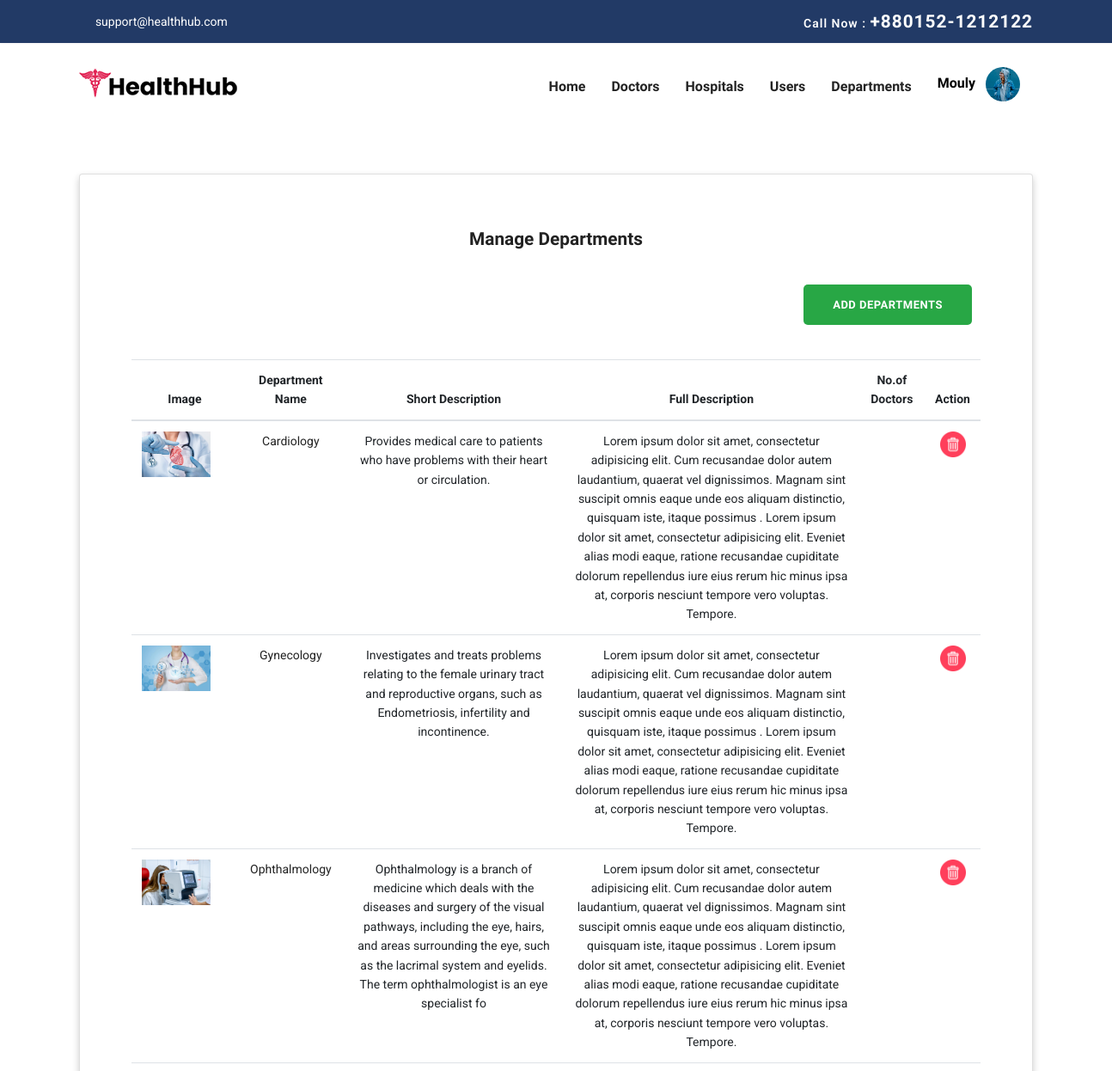
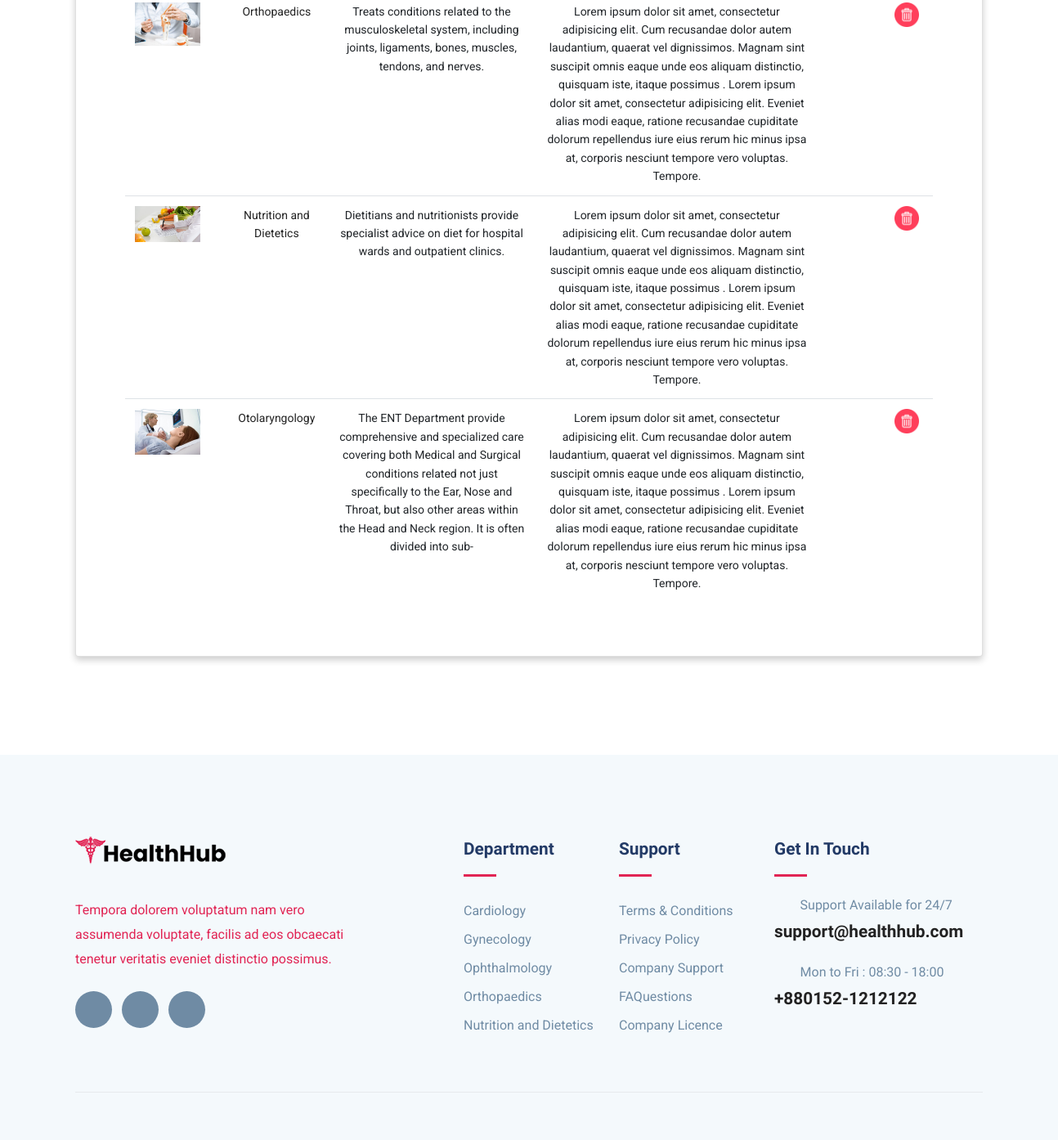
Screenshot of /admin_departments.php (signed in) with the database file from the repository (2 pictures, top to bottom).
### tables this page shows
CREATE TABLE `department` (
  `dep_id` int(11) NOT NULL,
  `sched_id` int(11) NOT NULL DEFAULT 1,
  `image` varchar(250) NOT NULL,
  `dep_name` varchar(50) NOT NULL,
  `dep_short_description` varchar(250) NOT NULL,
  `dep_full_description` varchar(500) NOT NULL
);

### admin_departments.php (the view, shortened to what this page needs)
<?php
include_once("./database/config.php");
?>
<!DOCTYPE html>
<html lang="zxx">
<head>
    <link rel="stylesheet" href="plugins/bootstrap/css/bootstrap.min.css">
    <link rel="stylesheet" href="plugins/icofont/icofont.min.css">
    <link rel="stylesheet" href="plugins/slick-carousel/slick/slick.css">
    <link rel="stylesheet" href="plugins/slick-carousel/slick/slick-theme.css">
    <link rel="stylesheet" href="css/style.css">
</head>
<body id="top">
    <?php include_once("./templates/admin_header.php");?>
    <section class="home-section" style="padding-bottom: 70px;">
        <div style="padding: 50px 0; margin:0 20px;">
            <div class="container">
                <div class="row">
                    <div class="col-md-12">
                        <div class="card mx-auto"
                            style="text-align:center;padding-top:30px;padding-bottom:50px;box-shadow: 0 4px 8px 0 rgba(0, 0, 0, 0.2); ">
                            <h4 style="padding:30px;">Manage Departments</h4>
                            <div class="butt" style="text-align:right; padding-right:70px; padding-bottom:40px;">
                                <a href="admin_add_department.php" class="btn btn-success">Add Departments</a>
                            </div>
                            <div class="card-body text-center" style="padding:0 60px;">
                                <table class="table" style="font-size: 14px;">
                                    <thead>
                                        <th>Image</th>
                                        <th>Department Name</th>
                                        <th>Short Description</th>
                                        <th>Full Description</th>
                                        <th>No.of Doctors</th>
                                        <th>Action</th>
                                    </thead>
                                    <tbody>
                                        <?php
                                            $sql = "SELECT * FROM department";
                                            $result = mysqli_query($conn, $sql);
                                            if($result){
                                                while($row=mysqli_fetch_assoc($result)){
                                                    $dep_name=$row['dep_name'];
                                                    $image=$row['image'];
                                                    $dep_short_description=$row['dep_short_description'];
                                                    $dep_full_description=$row['dep_full_description'];
                                        ?>
                                        <tr>
                                            <td><img src="./images/users/<?php echo $image ?>" style="width:80px;" alt="profile"> <span style="padding-left:20px;"></span></td>
                                            <td><a href="#"><?php echo $dep_name ?></a></td>
                                            <td><?php echo $dep_short_description ?></td>
                                            <td><?php echo $dep_full_description ?></td>
                                            <td><?php  ?></td>
                                            <td style="font-size:14px; font-weight:600;">
                                                            <a href="admin_delete_department.php?id=<?php echo $doc_id ?>"style="padding:1px; border-radius:50%"><img src="./images/trash.png"  alt="" width="30" height="30"></a>
                                                        </td>
                                        </tr>
                                        <?php
                                                }
                                            }
                                        ?>
                                    </tbody>
                                </table>
                            </div>
                        </div>
                    </div>
                </div>
            </div>
        </div>
    </section>
    <?php include_once("./templates/footer.php");?>
</body>
</html>

### templates/admin_header.php (shortened to what this page needs)
<?php
include_once("./database/config.php");
$username = $_SESSION['username'];
$sql = "SELECT * FROM admin WHERE username='$username'";
$result = mysqli_query($conn, $sql);
$row=mysqli_fetch_assoc($result);
$imag= $row['image'];
$username= $_SESSION['username'];
?>
<header>
	<div class="header-top-bar">
		<div class="container">
			<div class="row align-items-center">
				<div class="col-lg-6">
					<ul class="top-bar-info list-inline-item pl-0 mb-0">
						<li class="list-inline-item"><a href="mailto:support@healthhub.com"><i
									class="icofont-support-faq mr-2"></i>support@healthhub.com</a></li>
					</ul>
				</div>
				<div class="col-lg-6">
					<div class="text-lg-right top-right-bar mt-2 mt-lg-0">
						<a href="tel:+880152-1212122">
							<span>Call Now : </span>
							<span class="h4">+880152-1212122</span>
						</a>
					</div>
				</div>
			</div>
		</div>
	</div>
	<nav class="navbar navbar-expand-lg navigation" id="navbar">
		<div class="container">
			<a class="navbar-brand" href="user_home.php"><img src="images/logo.png" alt="" class="img-fluid"></a>
			<div class="collapse navbar-collapse" id="navbarmain">
				<ul class="navbar-nav ml-auto">
					<li class="nav-item active"><a class="nav-link" href="admin_home.php">Home</a></li>
					<li class="nav-item"><a class="nav-link" href="admin_doctors.php">Doctors</a></li>
					<li class="nav-item"><a class="nav-link" href="admin_hospitals.php">Hospitals</a></li>
					<li class="nav-item"><a class="nav-link" href="admin_users.php">Users</a></li>
					<li class="nav-item"><a class="nav-link" href="admin_departments.php">Departments</a></li>
					<div class="col-2">
						<div class="nav-item dropdown">
							<a class="dropdown-toggle" href="#" style="color:white; font-weight:500" role="button"
								id="dropdownMenuLink" data-bs-toggle="dropdown" aria-expanded="false">
								<span style="color:black;font-weight: 600;font-family: 'Exo', sans-serif;text-transform: capitalize; font-size:16px;"><?php echo $username?></span>&nbsp;&nbsp;
								<img src="./images/users/<?php echo $imag?>" class="rounded-circle" height="40" alt=""
									loading="lazy" />
							</a>
						</div>
					</div>
				</ul>
			</div>
		</div>
	</nav>
</header>

### templates/footer.php (shortened to what this page needs)
<?php
include_once("./database/config.php");
?>
	<footer class="footer section gray-bg">
		<div class="container">
			<div class="row">
				<div class="col-lg-4 mr-auto col-sm-6">
					<div class="widget mb-5 mb-lg-0">
						<div class="logo mb-4">
							<img src="images/logo.png" alt="" class="img-fluid">
						</div>
						<p>Tempora dolorem voluptatum nam vero assumenda voluptate, facilis ad eos obcaecati tenetur
							veritatis eveniet distinctio possimus.</p>
						<ul class="list-inline footer-socials mt-4">
							<li class="list-inline-item"><a href="https://www.facebook.com/themefisher"><i
										class="icofont-facebook"></i></a></li>
							<li class="list-inline-item"><a href="https://twitter.com/themefisher"><i
										class="icofont-twitter"></i></a></li>
							<li class="list-inline-item"><a href="https://www.pinterest.com/themefisher/"><i
										class="icofont-linkedin"></i></a></li>
						</ul>
					</div>
				</div>
				<div class="col-lg-2 col-md-6 col-sm-6">
					<div class="widget mb-5 mb-lg-0">
						<h4 class="text-capitalize mb-3">Department</h4>
						<div class="divider mb-4"></div>
						<ul class="list-unstyled footer-menu lh-35">
						<?php
							$sql = "SELECT * FROM department LIMIT 5";
							$result = mysqli_query($conn, $sql);
							if($result){
								while($row=mysqli_fetch_assoc($result)){
									$name=$row['dep_name'];
									$id=$row['dep_id'];
						?>
							<li><a href="department-single.php?id=<?php echo $id ?>"><?php echo $name?></a></li>
							<?php
									}
								}
							?>
						</ul>
					</div>
				</div>
				<div class="col-lg-2 col-md-6 col-sm-6">
					<div class="widget mb-5 mb-lg-0">
						<h4 class="text-capitalize mb-3">Support</h4>
						<div class="divider mb-4"></div>
						<ul class="list-unstyled footer-menu lh-35">
							<li><a href="#">Terms & Conditions</a></li>
							<li><a href="#">Privacy Policy</a></li>
							<li><a href="#">Company Support </a></li>
							<li><a href="#">FAQuestions</a></li>
							<li><a href="#">Company Licence</a></li>
						</ul>
					</div>
				</div>
				<div class="col-lg-3 col-md-6 col-sm-6">
					<div class="widget widget-contact mb-5 mb-lg-0">
						<h4 class="text-capitalize mb-3">Get in Touch</h4>
						<div class="divider mb-4"></div>
						<div class="footer-contact-block mb-4">
							<div class="icon d-flex align-items-center">
								<i class="icofont-email mr-3"></i>
								<span class="h6 mb-0">Support Available for 24/7</span>
							</div>
							<h4 class="mt-2"><a href="tel:+23-345-67890">support@healthhub.com</a></h4>
						</div>
						<div class="footer-contact-block">
							<div class="icon d-flex align-items-center">
								<i class="icofont-support mr-3"></i>
								<span class="h6 mb-0">Mon to Fri : 08:30 - 18:00</span>
							</div>
							<h4 class="mt-2"><a href="tel:+23-345-67890">+880152-1212122</a></h4>
						</div>
					</div>
				</div>
			</div>
			<div class="footer-btm py-4 mt-5">
			</div>
		</div>
	</footer>

### css/style.css (style rules this page uses)
html { overflow-x: hidden; }
body { line-height: 1.6; font-family: "Roboto", sans-serif; -webkit-font-smoothing: antialiased; font-size: 16px; color: #e12454; font-weight: 400; }
h1, .h1, h2, .h2, h3, .h3, h4, .h4, h5, .h5, h6, .h6 { font-family: "Exo", sans-serif; font-weight: 700; color: #222; }
h4, .h4 { font-size: 1.3rem; line-height: 30px; }
h6, .h6 { font-size: 1rem; }
p { line-height: 30px; }
.btn { display: inline-block; font-size: 14px; font-size: 0.8125rem; font-weight: 700; letter-spacing: .5px; padding: .75rem 2rem; font-family: "Exo", sans-serif; text-transform: uppercase; border-radius: 5px; border: 2px solid transparent; transition: all .35s ease; }
.section { padding: 100px 0; }
a { color: #222; text-decoration: none; transition: all .35s ease; }
.gray-bg { background: #f4f9fc; }
#navbarmain { padding: 20px 0px; }
#navbarmain .nav-link { font-weight: 600; padding: 10px 15px; color: #222; font-family: "Exo", sans-serif; text-transform: capitalize; font-size: 16px; transition: all .25s ease; }
.dropdown-toggle::after { display: none; }
.navbar-brand { margin-top: 10px; }
.header-top-bar { background: #223a66; font-size: 14px; padding: 10px 0px; box-shadow: 0 1px 2px rgba(0, 0, 0, 0.05); color: #fff; }
.top-bar-info li a { color: #fff; margin-right: 20px; }
.top-right-bar a span { color: #fff; font-weight: 600; letter-spacing: 1px; }
.divider { width: 40px; height: 5px; background: #e12454; }
.lh-35 { line-height: 35px; }
.footer { padding-bottom: 10px; }
.logo { font-weight: 600; letter-spacing: 1px; }
.widget .divider { height: 3px; }
.widget h4 { color: #223a66; }
.widget .footer-menu a { color: #6F8BA4; }
.footer-contact-block span { font-weight: 400; color: #6F8BA4; }
.footer-contact-block i { font-size: 20px; }
.footer-btm { border-top: 1px solid rgba(0, 0, 0, 0.06); }
.footer-socials li a { width: 45px; height: 45px; background: #6F8BA4; color: #fff; display: inline-block; text-align: center; border-radius: 100%; padding-top: 12px; }

### rows the page displays
department: image (picture), dep_name "Cardiology", dep_short_description "Provides medical care to patients who have problems with their heart or circulation.", dep_full_description "Lorem ipsum dolor sit amet, consectetur adipisicing elit. Cum recusandae dolor autem laudantium, quaerat vel dignissimos. Magnam sint suscipit omnis eaque unde eos aliquam distinctio, quisquam iste, itaque possimus . Lorem ipsum dolor sit amet, consectetur adipisicing elit. Eveniet alias modi eaque, ratione recusandae cupiditate dolorum repellendus iure eius rerum hic minus ipsa at, corporis nesciunt tempore vero voluptas. Tempore."
department: image (picture), dep_name "Gynecology", dep_short_description "Investigates and treats problems relating to the female urinary tract and reproductive organs, such as Endometriosis, infertility and incontinence.", dep_full_description "Lorem ipsum dolor sit amet, consectetur adipisicing elit. Cum recusandae dolor autem laudantium, quaerat vel dignissimos. Magnam sint suscipit omnis eaque unde eos aliquam distinctio, quisquam iste, itaque possimus . Lorem ipsum dolor sit amet, consectetur adipisicing elit. Eveniet alias modi eaque, ratione recusandae cupiditate dolorum repellendus iure eius rerum hic minus ipsa at, corporis nesciunt tempore vero voluptas. Tempore."
department: image (picture), dep_name "Ophthalmology", dep_short_description "Ophthalmology is a branch of medicine which deals with the diseases and surgery of the visual pathways, including the eye, hairs, and areas surrounding the eye, such as the lacrimal system and eyelids. The term ophthalmologist is an eye specialist fo", dep_full_description "Lorem ipsum dolor sit amet, consectetur adipisicing elit. Cum recusandae dolor autem laudantium, quaerat vel dignissimos. Magnam sint suscipit omnis eaque unde eos aliquam distinctio, quisquam iste, itaque possimus . Lorem ipsum dolor sit amet, consectetur adipisicing elit. Eveniet alias modi eaque, ratione recusandae cupiditate dolorum repellendus iure eius rerum hic minus ipsa at, corporis nesciunt tempore vero voluptas. Tempore."
department: image (picture), dep_name "Orthopaedics", dep_short_description "Treats conditions related to the musculoskeletal system, including joints, ligaments, bones, muscles, tendons, and nerves.", dep_full_description "Lorem ipsum dolor sit amet, consectetur adipisicing elit. Cum recusandae dolor autem laudantium, quaerat vel dignissimos. Magnam sint suscipit omnis eaque unde eos aliquam distinctio, quisquam iste, itaque possimus . Lorem ipsum dolor sit amet, consectetur adipisicing elit. Eveniet alias modi eaque, ratione recusandae cupiditate dolorum repellendus iure eius rerum hic minus ipsa at, corporis nesciunt tempore vero voluptas. Tempore."
department: image (picture), dep_name "Nutrition and Dietetics", dep_short_description "Dietitians and nutritionists provide specialist advice on diet for hospital wards and outpatient clinics.", dep_full_description "Lorem ipsum dolor sit amet, consectetur adipisicing elit. Cum recusandae dolor autem laudantium, quaerat vel dignissimos. Magnam sint suscipit omnis eaque unde eos aliquam distinctio, quisquam iste, itaque possimus . Lorem ipsum dolor sit amet, consectetur adipisicing elit. Eveniet alias modi eaque, ratione recusandae cupiditate dolorum repellendus iure eius rerum hic minus ipsa at, corporis nesciunt tempore vero voluptas. Tempore."
department: image (picture), dep_name "Otolaryngology", dep_short_description "The ENT Department provide comprehensive and specialized care covering both Medical and Surgical conditions related not just specifically to the Ear, Nose and Throat, but also other areas within the Head and Neck region. It is often divided into sub-", dep_full_description "Lorem ipsum dolor sit amet, consectetur adipisicing elit. Cum recusandae dolor autem laudantium, quaerat vel dignissimos. Magnam sint suscipit omnis eaque unde eos aliquam distinctio, quisquam iste, itaque possimus . Lorem ipsum dolor sit amet, consectetur adipisicing elit. Eveniet alias modi eaque, ratione recusandae cupiditate dolorum repellendus iure eius rerum hic minus ipsa at, corporis nesciunt tempore vero voluptas. Tempore."

### other values shown
$username "Mouly"
